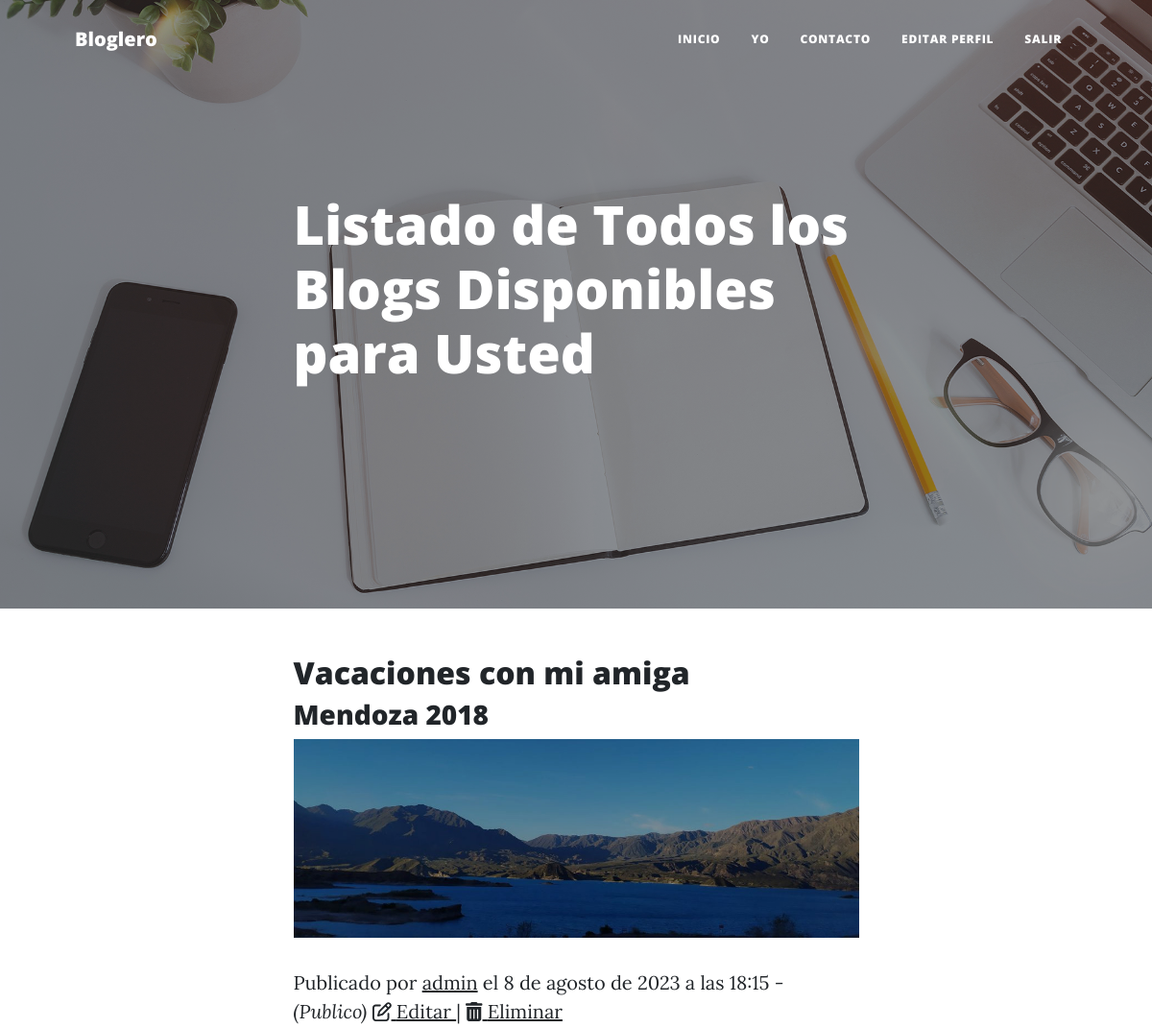
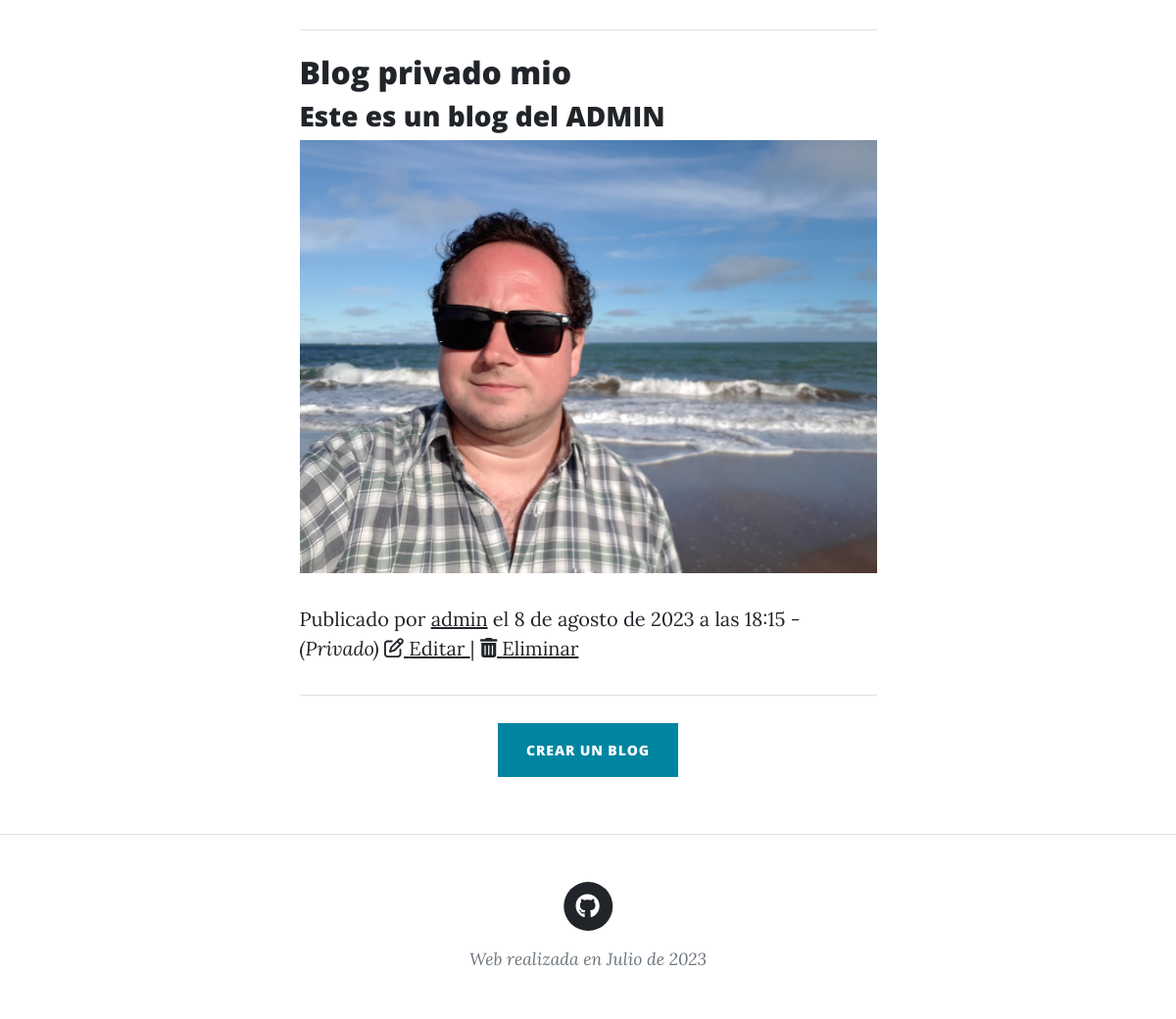
/allblog/ (signed in), run on the app's committed database (2 pictures, top to bottom).
### AppBlog/models.py (models this page shows)
class Blog(models.Model):
    user = models.ForeignKey(User, on_delete=models.CASCADE, null=False)
    nombre = models.CharField(max_length=250)
    descripcion = models.CharField(max_length=500)
    portada = models.ImageField(upload_to='uploads/')
    fecha = models.DateTimeField(default=datetime.now())
    visibilidad = models.IntegerField(default=0)  # 0 - publico (usuarios no autenticados acceden)

### AppBlog/views.py (the view)
# urls.py: path('allblog/', allBlog, name="allblog"), # muestra listado de todos los blogs
def allBlog(request):
    if request.user.is_authenticated:
        blogs = Blog.objects.filter(visibilidad__in=[0,1]).union(Blog.objects.filter(visibilidad=2, user_id=request.user.id))
    else:
        blogs = Blog.objects.filter(visibilidad=0) #publicos
    return render(request, "appblog/allBlog.html", { 'blogs' : blogs})

### AppBlog/templates/appblog/allBlog.html (shortened to what this page needs)
{% extends 'appblog/base.html' %}
{% load static %}
        {% block header %}
        <header class="masthead" style="background-image: url('{% static 'appblog/assets/img/home-bg.jpg' %}')">
            <div class="container position-relative px-4 px-lg-5">
                <div class="row gx-4 gx-lg-5 justify-content-center">
                    <div class="col-md-10 col-lg-8 col-xl-7">
                        <div class="blog-heading">
                            <h1>Listado de Todos los Blogs Disponibles para Usted</h1>
                        </div>
                    </div>
                </div>
            </div>
        </header>
        {% endblock header %}
        {% block content %}
        <div class="container px-4 px-lg-5">
            <div class="row gx-4 gx-lg-5 justify-content-center">
                <div class="col-md-10 col-lg-8 col-xl-7">
                    {% for blog in blogs%}
                    <div class="blog-preview">
                        <a href="{% url 'blog' blog.id %}">
                            <h2 class="blog-title">{{ blog.nombre }}</h2>
                            <h3 class="blog-subtitle">{{ blog.descripcion }}</h3>
                            <img src="{{ blog.portada.url }}" class="img-fluid" style="width: 100%;"/>
                        </a>
                        <p class="blog-meta">
                            Publicado por
                                {% if blog.user.username is None %}
                                    Anonimo
                                {% else %}
                                    <a href="#!">{{ blog.user.username }}</a>
                                {% endif %}
                                el {{ blog.fecha }}  - <i>
                                    {%if blog.visibilidad == 0 %}
                                        (Publico)
                                    {% elif blog.visibilidad == 1 %}
                                        (Restringido)
                                    {% else %}
                                        (Privado)
                                    {% endif %}</i>
                            {% if blog.user.id == user.id %}
                                <a href="{% url 'editBlog' blog.id %}">
                                    <i class="fa-regular fa-pen-to-square"></i> Editar
                                </a>|
                                <a href="{% url 'deleteBlog' blog.id %}">
                                    <i class="fas fa-trash-alt"></i> Eliminar
                                </a>
                            {% endif %}
                        </p>
                    </div>
                    <hr class="my-4" />
                    {% endfor %}
                    <div class="d-flex justify-content-center mb-4"><a class="btn btn-primary text-uppercase m-1" href="{% url 'createBlog' %}">Crear un Blog</a></div>
                </div>
            </div>
        </div>
        {% endblock content %}

### data on the page
Blog: nombre "Vacaciones con mi amiga", descripcion "Mendoza 2018", portada (picture), user.username "admin", fecha "8 de agosto de 2023 a las 18:15", visibilidad "(Publico)", shows "Editar"
Blog: nombre "Blog privado mio", descripcion "Este es un blog del ADMIN", portada (picture), user.username "admin", fecha "8 de agosto de 2023 a las 18:15", visibilidad "(Privado)", shows "Editar"
